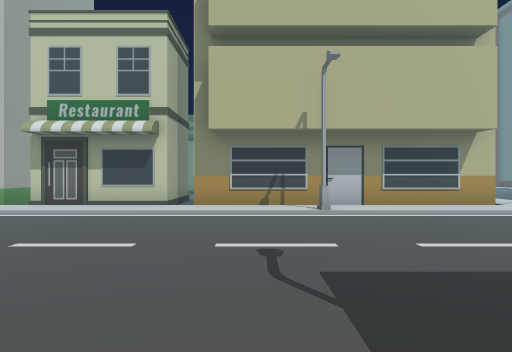
[1] (above)

24 first-person views from a walk through a scene from a Unity 3-D project. The camera is 1.5 m above the floor, looks level and sees 70° across. The floor is counted in squares, 2 m on a side. Each view is taken from the middle of a square. On the plan, view 1 faces up. The plan holds only what a view shows up to about 11 squares ahead; the rest is blank. The place goes on beyond the plan. The player is left out.

[2]
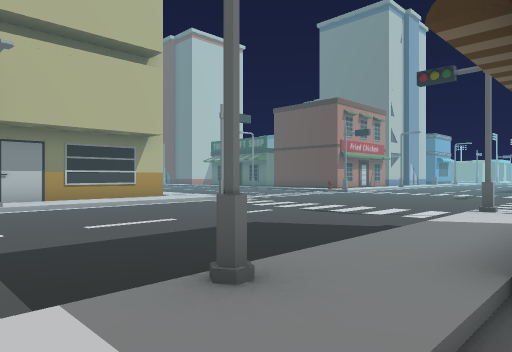

[3]
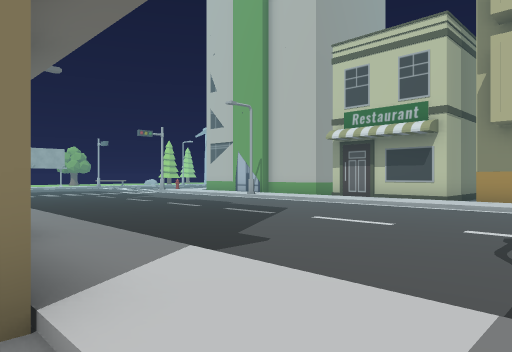

[4]
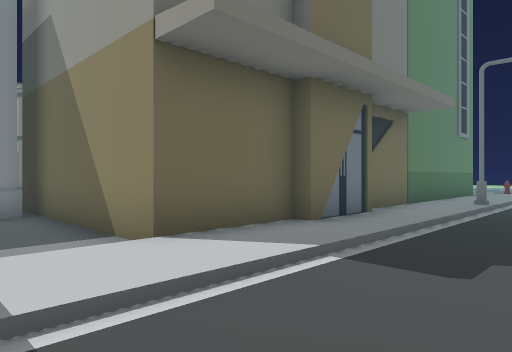

[5]
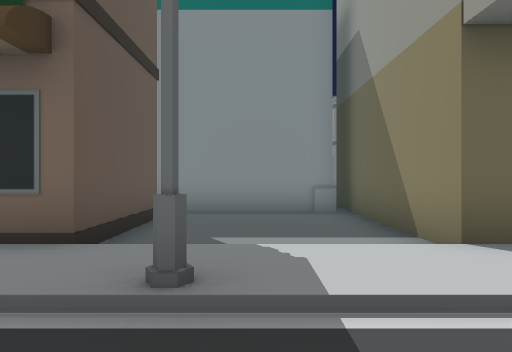

[6]
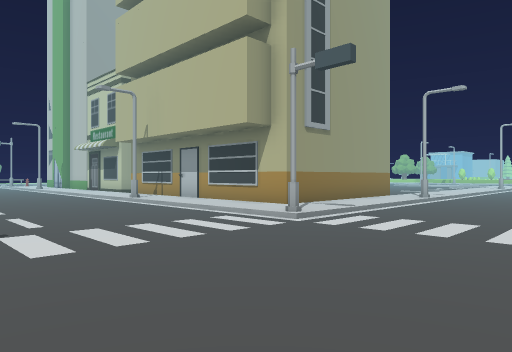

[7]
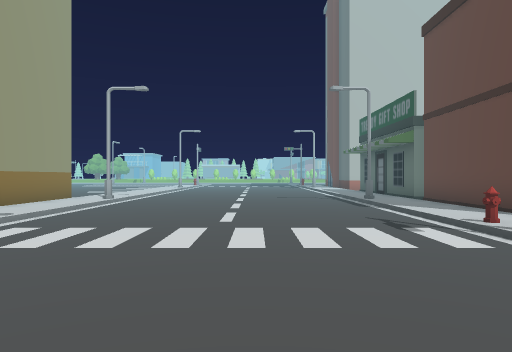

[8]
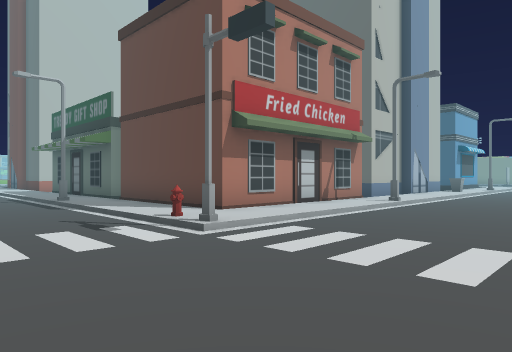

[9]
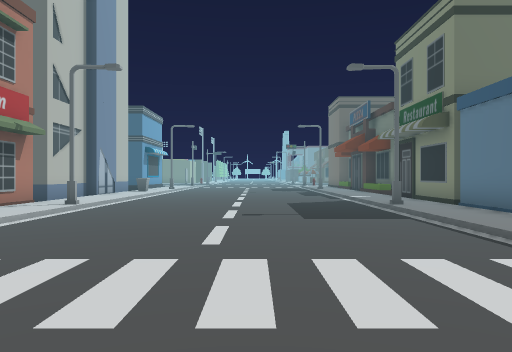

[10]
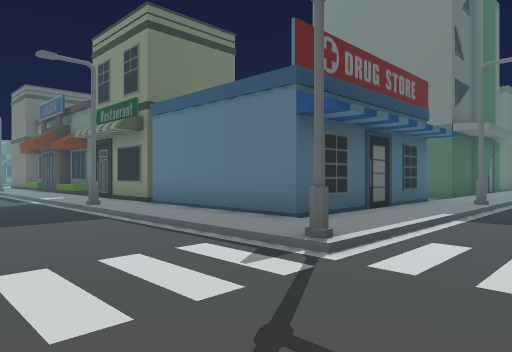

[11]
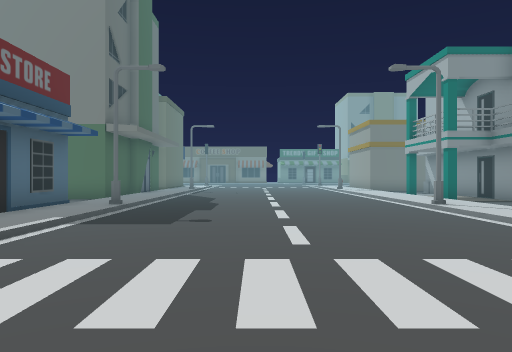

[12]
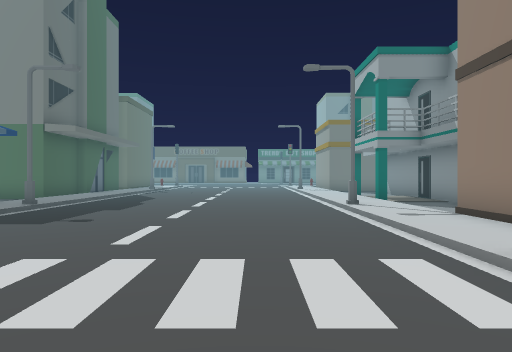

[13]
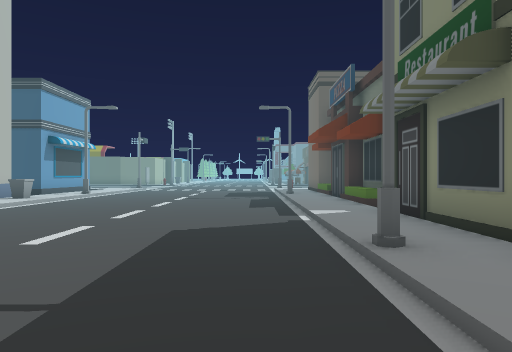

[14]
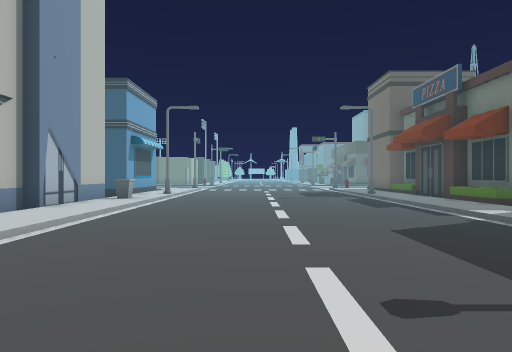

[15]
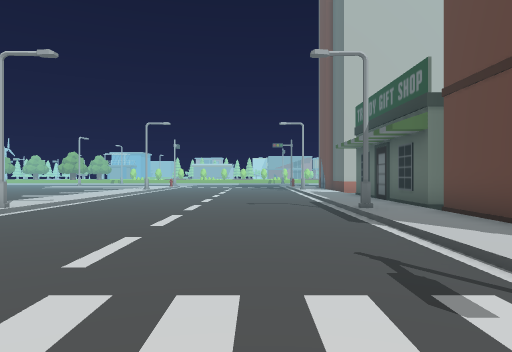

[16]
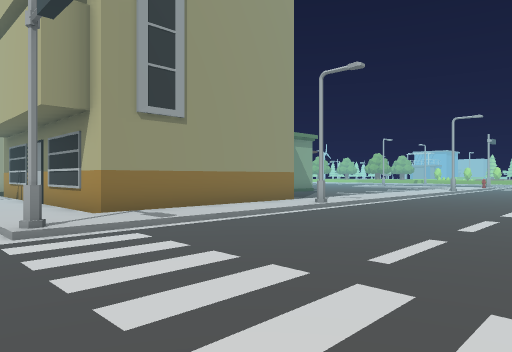

[17]
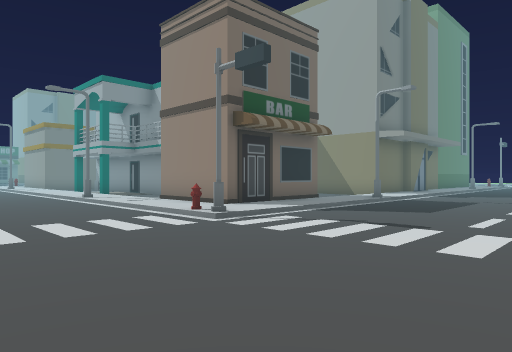

[18]
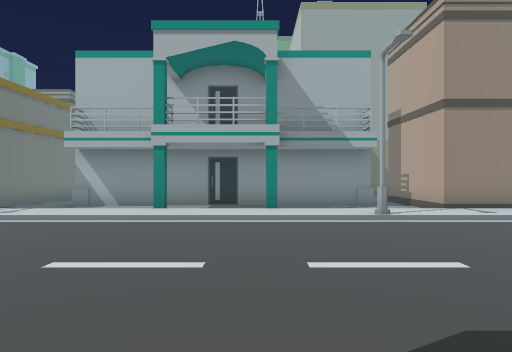

[19]
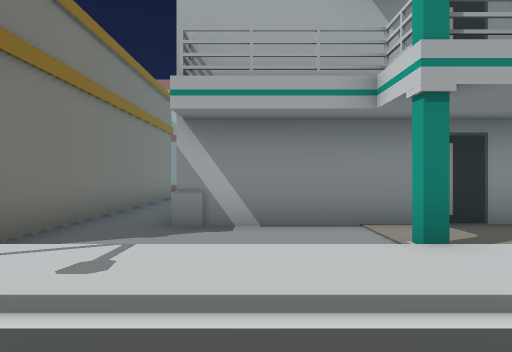

[20]
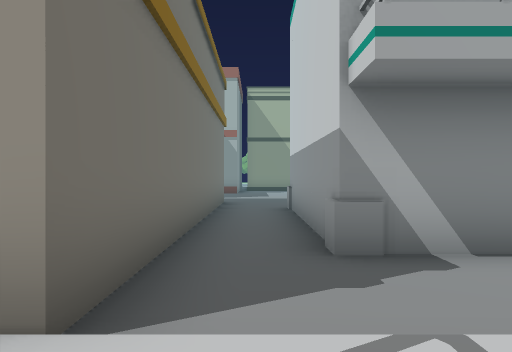

[21]
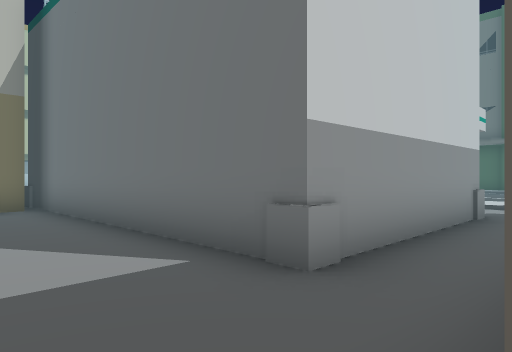

[22]
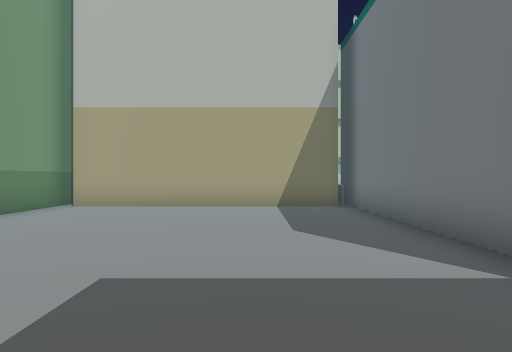

[23]
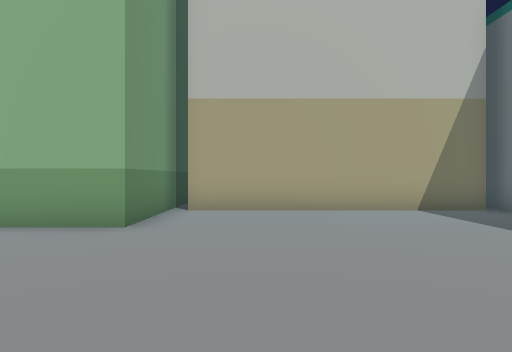

[24]
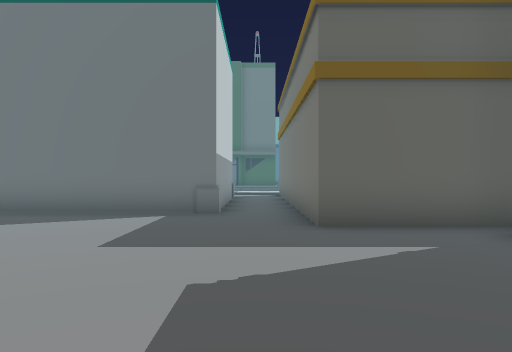

### Floor plan
Key: @ floor where view 1 was taken; # wall or solid block; . main floor; : floor 0.25 m higher than the main floor; / step, stairs or slope; B building; S streetlight; H hydrant; O other object.
Columns run from 8 left of view 1 to 29 right of it. Each row starts with its distance up from view 1.
 18                :/....../:#
 17                :/....../:#
 16                :/....../:#
 15               B:S......S:#
 14               B:/....../:#
 13               B:/....../:#
 12               B:/....../:#
 11  B   B.       B:/....../:#
 10  BBBBB.BBBBBBBB:/....../:######BBBBBBB
  9   ::::::::::::::/......H:::::::::::::O
  8   ////////S/////#......//////S////////
  7  .....................................
  6 ......................................
  5 ......................................
  4 ......................................
  3 ..................... ................
  2 ......................................
  1 S/////////S//////......#/////S////////
  0 :::BB:::@:::::::H....../::::::::::::::
 -1 BBB  BBB...####:/....../:#####BBBB BBB
 -2        B...####:/....../:#    B
 -3        B...####:/....../:#    B
 -4 B      B.......:/....../:#
 -5 B      B#####..:S......S:#
 -6 BBBBBBBB#   #..:/....../:#
 -7 B.......#   #..:/....../:
 -8 B.......#   #.#:/....../:
 -9 ........#   #..:/.....
-10 ........#   #.#:/.....
-11 ........#   #..:/...
-12 ........#   #..:/..
-13   ......#####..:/
-14 . .............:/
-15   ....BBBBBBBBB:
-16   ....B

Positions as (right, up) in squares from view 1, and headings:
1: (0, 0), facing up
2: (0, -1), facing up-right
3: (1, -1), facing up-left
4: (1, 3), facing down-left
5: (1, 3), facing down
6: (12, 3), facing up-left
7: (12, 4), facing up
8: (12, 4), facing up-right
9: (13, 4), facing right
10: (13, 4), facing down-right
11: (12, 3), facing down
12: (10, 3), facing down
13: (18, 2), facing right
14: (18, 5), facing right
15: (13, 7), facing up
16: (13, 7), facing up-left
17: (12, 6), facing down-left
18: (15, -8), facing left
19: (10, -12), facing left
20: (8, -14), facing left
21: (-3, -15), facing up-right
22: (-3, -15), facing up
23: (-6, -14), facing up
24: (-8, -14), facing right
